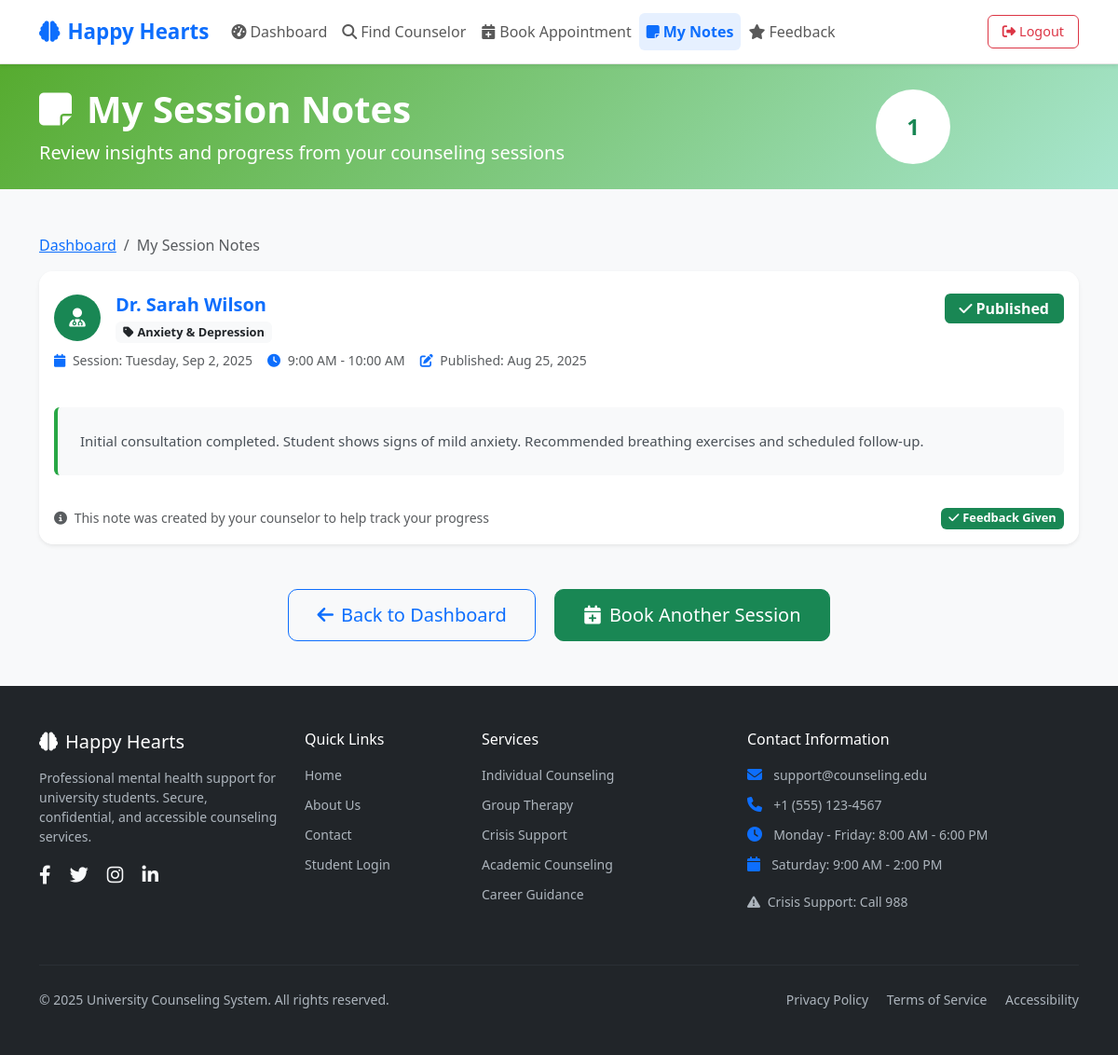
The page /student/my_notes.php (signed in) on the database its author committed.
### tables this page shows
CREATE TABLE notes (
  id BIGINT AUTO_INCREMENT PRIMARY KEY,
  session_id BIGINT NOT NULL,
  counselor_id BIGINT NOT NULL,
  content TEXT NOT NULL,
  visibility ENUM('PRIVATE','PUBLISHED') DEFAULT 'PRIVATE',
  created_at TIMESTAMP DEFAULT CURRENT_TIMESTAMP,
  FOREIGN KEY (session_id) REFERENCES sessions(id),
  FOREIGN KEY (counselor_id) REFERENCES users(id)
);

CREATE TABLE users (
  id BIGINT AUTO_INCREMENT PRIMARY KEY,
  role ENUM('STUDENT','COUNSELOR','ADMIN') NOT NULL,
  name VARCHAR(150) NOT NULL,
  email VARCHAR(150) UNIQUE NOT NULL,
  password_hash VARCHAR(255) NOT NULL,
  phone VARCHAR(20),
  created_at TIMESTAMP DEFAULT CURRENT_TIMESTAMP
);

CREATE TABLE counselor_profiles (
  user_id BIGINT PRIMARY KEY,
  specialty VARCHAR(150),
  meeting_mode ENUM('IN_PERSON','VIDEO','PHONE'),
  bio TEXT,
  location VARCHAR(150),
  FOREIGN KEY (user_id) REFERENCES users(id) ON DELETE CASCADE
);

CREATE TABLE appointments (
  id BIGINT AUTO_INCREMENT PRIMARY KEY,
  student_id BIGINT NOT NULL,
  counselor_id BIGINT NOT NULL,
  start_time DATETIME NOT NULL,
  end_time DATETIME NOT NULL,
  status ENUM('PENDING','APPROVED','DECLINED','CANCELLED','COMPLETED') DEFAULT 'PENDING',
  message TEXT,
  created_at TIMESTAMP DEFAULT CURRENT_TIMESTAMP,
  FOREIGN KEY (student_id) REFERENCES users(id),
  FOREIGN KEY (counselor_id) REFERENCES users(id),
  INDEX(counselor_id, start_time),
  INDEX(student_id, start_time)
);

### student/my_notes.php (the view, shortened to what this page needs)
<?php
require_once '../config/db.php';
$stmt = $pdo->prepare("
    SELECT n.*, s.id as session_id, u.name as counselor_name,
           a.start_time, a.end_time, cp.specialty
    FROM notes n
    JOIN sessions s ON n.session_id = s.id
    JOIN appointments a ON s.appointment_id = a.id
    JOIN users u ON n.counselor_id = u.id
    LEFT JOIN counselor_profiles cp ON u.id = cp.user_id
    WHERE a.student_id = ? AND n.visibility = 'PUBLISHED'
    ORDER BY n.created_at DESC
");
$stmt->execute([$_SESSION['user_id']]);
$notes = $stmt->fetchAll();
?>
<!DOCTYPE html>
<html lang="en">
<head>
    <link href="https://cdn.jsdelivr.net/npm/bootstrap@5.3.0/dist/css/bootstrap.min.css" rel="stylesheet">
    <link href="https://cdnjs.cloudflare.com/ajax/libs/font-awesome/6.4.0/css/all.min.css" rel="stylesheet">
    <link href="../assets/css/app.css" rel="stylesheet">
</head>
<body class="bg-light">
    <?php include 'includes/header.php'; ?>
    <div class="bg-gradient-success text-white py-4">
        <div class="container">
            <div class="row align-items-center">
                <div class="col-lg-8">
                    <h1 class="display-6 fw-bold mb-2">
                        <i class="fas fa-sticky-note me-3"></i>My Session Notes
                    </h1>
                    <p class="lead mb-0">Review insights and progress from your counseling sessions</p>
                </div>
                <div class="col-lg-4 text-center">
                    <div class="bg-white bg-opacity-20 rounded-circle d-inline-flex align-items-center justify-content-center" style="width: 80px; height: 80px;">
                        <span class="badge bg-white text-success fs-4 px-3 py-2"><?= count($notes) ?></span>
                    </div>
                </div>
            </div>
        </div>
    </div>
    <div class="container py-5">
        <div class="row">
            <div class="col-12">
                <nav aria-label="breadcrumb">
                    <ol class="breadcrumb">
                        <li class="breadcrumb-item"><a href="dashboard.php">Dashboard</a></li>
                        <li class="breadcrumb-item active">My Session Notes</li>
                    </ol>
                </nav>
            </div>
        </div>
        <div class="row">
            <div class="col-12">
                <?php if (empty($notes)): ?>
                    <div class="card border-0 shadow-sm">
                        <div class="card-body text-center py-5">
                            <div class="mb-4">
                                <i class="fas fa-file-medical-alt text-muted" style="font-size: 4rem;"></i>
                            </div>
                            <h4 class="text-muted fw-bold mb-3">No Session Notes Available Yet</h4>
                            <p class="text-muted mb-4">Session notes will appear here after your counselor publishes them following completed sessions. These notes help track your progress and provide valuable insights from your sessions.</p>
                            <div class="d-flex justify-content-center gap-3">
                                <a href="find_counselor.php" class="btn btn-success btn-lg">
                                    <i class="fas fa-calendar-plus me-2"></i>Book Your First Session
                                </a>
                                <a href="dashboard.php" class="btn btn-outline-primary btn-lg">
                                    <i class="fas fa-arrow-left me-2"></i>Back to Dashboard
                                </a>
                            </div>
                        </div>
                    </div>
                <?php else: ?>
                    <div class="row g-4">
                        <?php foreach ($notes as $index => $note): ?>
                            <div class="col-12">
                                <div class="card border-0 shadow-sm hover-lift">
                                    <div class="card-header bg-white border-0 py-4">
                                        <div class="d-flex justify-content-between align-items-start">
                                            <div class="flex-grow-1">
                                                <div class="d-flex align-items-center mb-2">
                                                    <div class="bg-success text-white rounded-circle d-flex align-items-center justify-content-center me-3" style="width: 50px; height: 50px;">
                                                        <i class="fas fa-user-md fs-5"></i>
                                                    </div>
                                                    <div>
                                                        <h5 class="mb-1 fw-bold text-primary">
                                                            <?= htmlspecialchars($note['counselor_name']) ?>
                                                        </h5>
                                                        <?php if ($note['specialty']): ?>
                                                            <span class="badge bg-light text-dark">
                                                                <i class="fas fa-tag me-1"></i><?= htmlspecialchars($note['specialty']) ?>
                                                            </span>
                                                        <?php endif; ?>
                                                    </div>
                                                </div>
                                                <div class="d-flex flex-wrap align-items-center text-muted small gap-3">
                                                    <span>
                                                        <i class="fas fa-calendar me-1 text-primary"></i>
                                                        Session: <?= date('l, M j, Y', strtotime($note['start_time'])) ?>
                                                    </span>
                                                    <span>
                                                        <i class="fas fa-clock me-1 text-primary"></i>
                                                        <?= date('g:i A', strtotime($note['start_time'])) ?> - <?= date('g:i A', strtotime($note['end_time'])) ?>
                                                    </span>
                                                    <span>
                                                        <i class="fas fa-edit me-1 text-primary"></i>
                                                        Published: <?= date('M j, Y', strtotime($note['created_at'])) ?>
                                                    </span>
                                                </div>
                                            </div>
                                            <div class="text-end">
                                                <span class="badge bg-success fs-6 px-3 py-2">
                                                    <i class="fas fa-check me-1"></i>Published
                                                </span>
                                            </div>
                                        </div>
                                    </div>
                                    <div class="card-body">
                                        <div class="note-content bg-light rounded p-4">
                                            <?= nl2br(htmlspecialchars($note['content'])) ?>
                                        </div>
                                    </div>
                                    <div class="card-footer bg-white border-0 py-3">
                                        <div class="d-flex justify-content-between align-items-center">
                                            <small class="text-muted">
                                                <i class="fas fa-info-circle me-1"></i>
                                                This note was created by your counselor to help track your progress
                                            </small>
                                            <div>
                                                <?php
                                                $feedback_stmt = $pdo->prepare("SELECT id FROM feedback WHERE student_id = ? AND session_id = ?");
                                                $feedback_stmt->execute([$_SESSION['user_id'], $note['session_id']]);
                                                $has_feedback = $feedback_stmt->fetch();
                                                ?>
                                                <?php if (!$has_feedback): ?>
                                                    <a href="feedback.php?session_id=<?= $note['session_id'] ?>" class="btn btn-sm btn-outline-warning">
                                                        <i class="fas fa-star me-1"></i>Leave Feedback
                                                    </a>
                                                <?php else: ?>
                                                    <span class="badge bg-success">
                                                        <i class="fas fa-check me-1"></i>Feedback Given
                                                    </span>
                                                <?php endif; ?>
                                            </div>
                                        </div>
                                    </div>
                                </div>
                            </div>
                        <?php endforeach; ?>
                    </div>
                    <div class="text-center mt-5">
                        <a href="dashboard.php" class="btn btn-outline-primary btn-lg me-3">
                            <i class="fas fa-arrow-left me-2"></i>Back to Dashboard
                        </a>
                        <a href="find_counselor.php" class="btn btn-success btn-lg">
                            <i class="fas fa-calendar-plus me-2"></i>Book Another Session
                        </a>
                    </div>
                <?php endif; ?>
            </div>
        </div>
    </div>
    <?php include '../includes/footer.php'; ?>
</body>
</html>

### student/my_notes.php (style rules this page uses)
.bg-gradient-success { background: linear-gradient(135deg, #56ab2f 0%, #a8e6cf 100%); }
.hover-lift { transition: transform 0.2s ease-in-out, box-shadow 0.2s ease-in-out; }
.note-content { line-height: 1.7; font-size: 15px; color: #495057; border-left: 4px solid #28a745; }
.card { border-radius: 15px; overflow: hidden; }
.badge { font-size: 0.8em; }
.btn-lg { border-radius: 10px; padding: 12px 30px; }

### rows shown on the page
notes: counselor.name "Dr. Sarah Wilson", counselor_profiles.specialty "Anxiety & Depression", appointments.start_time "Tuesday, Sep 2, 2025", appointments.start_time "9:00 AM", appointments.end_time "10:00 AM", created_at "Aug 25, 2025", content "Initial consultation completed. Student shows signs of mild anxiety. Recommended breathing exercises and scheduled follow-up."

### other values the page prints
count($notes) "1"
